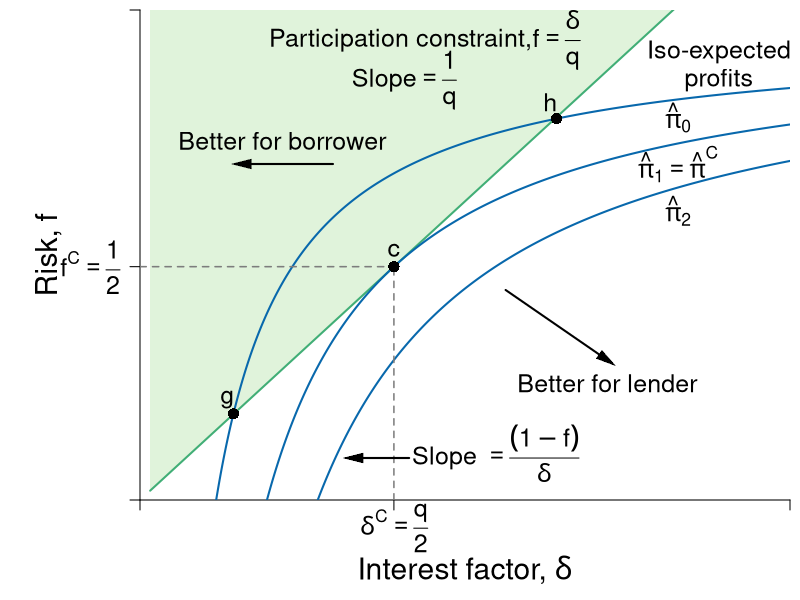

Recreate this plot in R.
#Graph Designer: Simon Halliday, Scott Cohn
#Authors: Bowles, Foley and Halliday
#Title: Coordination, Conflict and Competition: A Text in Microeconomics

library(shape)
pdf(file = "credit/contractual_risk.pdf", width = 8, height = 6)

#Set parameters for graphics
axislabelsize <- 1.8
labelsize <- 1.5
namesize <- 1.8
annotatesize <- 1.5
graphlinewidth <- 2
segmentlinewidth <- 1.5

COL <- c("#7fc97f", "#beaed4", "#fdc086", "#ffff99", "#386cb0", "#f0027f", "#bf5b17", "#666666")
COLA <- c("#e0f3db", "#99d8c9","#66c2a4","#41ae76", "#238b45", "#005824")
COLB <- c("#c6dbef", "#4eb3d3", "#2b8cbe", "#0868ac","#084081")
COLC <- c("#fcfbfd", "#efedf5", "#dadaeb", "#bcbddc", "#9e9ac8", "#807dba", "#6a51a3", "#54278f", "#3f007d")
grays <- gray.colors(25, start = 1, end = 0, alpha = 1)

#Edited the margins to cater for the larger LHS labels
par(mar =  c(5, 7, 0.5, 0.5))

PCFn <- function(delta, q = 0.5) {
  delta/q
}

isoreturnFn <- function(delta, pi=0.125) {
  1 - (pi)/delta
}

xlims <- c(0, 0.64)
ylims <- c(0, 1.05)

npts <- 501 
x <- seq(xlims[1], xlims[2], length.out = npts)
y <- seq(ylims[1], ylims[2], length.out = npts) 
a <- c(2, 4, 6)

plot(0, 0, xlim = xlims, ylim = ylims, type = "n",
     xlab = expression(paste("")),
     ylab = expression(paste("")), 
     xaxt = "n", 
     yaxt = "n", 
     cex.lab = axislabelsize, 
     bty = "n", 
     xaxs = "i", 
     yaxs = "i"
)


ticksy <- c(ylims[1], isoreturnFn(delta= 0.25), ylims[2])
ylabels <- c(NA, expression(paste(f^C, phantom()==frac(1,2))), NA)
ticksx <- c(xlims[1], 0.25, xlims[2])
xlabels <- c(NA, NA, NA)
text(0.25, -0.06, expression(paste(delta^C, phantom()==frac(q, 2))), xpd = TRUE, cex = labelsize) 


axis(1, at = ticksx, pos = 0, labels = xlabels, cex.axis = labelsize)
axis(2, at = ticksy, pos = 0, labels = ylabels, las = 1, cex.axis = labelsize)

npts <- 500 
xx1 <- seq(0.01, xlims[2], length.out = npts)
xx2 <- seq(0, xlims[2], length.out = npts)
xx3 <- seq(1.5, 2.5, length.out = npts)
xx4 <- seq(3, 5, length.out = npts)
xx5 <- seq(7, 9, length.out = npts)



#Draw the polygon for feasibility
xpoly1 <- c(0.01, xx1, 0.01, 0.01)
ypoly1 <- c(0.01, PCFn(xx1), ylims[2], 0.01)
polygon(x = xpoly1, y = ypoly1, col = COLA[1], density = NULL, border = NA)


#Draw the graphs
lines(xx1, PCFn(xx1), col = COLA[4], lwd = graphlinewidth)
lines(xx1, isoreturnFn(xx1), col = COLB[4], lwd = graphlinewidth)
lines(xx1, isoreturnFn(xx1, pi = 0.075), col = COLB[4], lwd = graphlinewidth)
lines(xx1, isoreturnFn(xx1, pi = 0.175), col = COLB[4], lwd = graphlinewidth)


#Label the feasible frontier
#text(0.14, 0.82, expression("Lower interest factor"), cex = labelsize)
text(0.14, 0.77,  expression("Better for borrower"), cex = labelsize)
Arrows(0.19, 0.72, 0.1, 0.72, col = "black", lty = 1, lwd = 2, arr.type = "triangle", arr.lwd = 0.5)

#text(0.14, 0.82, expression("Feasible combinations"), cex = labelsize)
#text(0.14, 0.77,  expression("of risk and interest"), cex = labelsize)
# text(3.2, 0.5, expression("(production possibilities frontier)"), cex = labelsize)
# Arrows(4.35, 0.95, 8.1, 0.95, col = "black", lty = 1, lwd = 2, arr.type = "triangle", arr.lwd = 0.5)

#Axis labels
#mtext(expression(paste("Interest factor, ", delta)), side = 1, line = 2.5, cex = axislabelsize)
text(-0.09, 0.5*(ylims[2]), expression(paste("Risk, ", f)), xpd = TRUE, cex = axislabelsize, srt = 90) 
text(0.5*(xlims[2]), -0.15, expression(paste("Interest factor, ", delta)), xpd = TRUE, cex = axislabelsize) 


# Arrows(0.38, 0.18, 0.58, 0.09, col = "black", lty = 1, lwd = 2, arr.type = "triangle", arr.lwd = 0.5)
# text(0.48, 0.3, expression(paste('More profits')), cex = labelsize, xpd = TRUE)
# text(0.48, 0.23, expression(paste('better for principal')), cex = labelsize, xpd = TRUE)

Arrows(0.36, 0.45, 0.46, 0.3, col = "black", lty = 1, lwd = 2, arr.type = "triangle", arr.lwd = 0.5)
#text(0.48, 0.3, expression(paste('More profits')), cex = labelsize, xpd = TRUE)
text(0.46, 0.25, expression(paste('Better for lender')), cex = labelsize, xpd = TRUE)


#Label participation constraint
text(0.26, 0.985, expression(paste("Participation constraint, ")), cex = labelsize)
text(0.41, 0.985, expression(paste(f == frac(delta, q))), cex = labelsize, xpd = TRUE)
text(0.26, 0.9, expression(paste("Slope" == frac(1, q))), cex = labelsize)

#Label Iso-profit
text(0.57, 0.96, expression(paste("Iso-expected")), cex = labelsize, xpd = TRUE)
text(0.57, 0.9, expression(paste("profits")), cex = labelsize, xpd = TRUE)
text(0.53, 0.82, expression(paste(hat(pi)[0])), cex = labelsize)
text(0.53, 0.72, expression(paste(hat(pi)[1] == hat(pi)^C)), cex = labelsize)
text(0.53, 0.62, expression(paste(hat(pi)[2])), cex = labelsize)

segments(0, isoreturnFn(0.25), 0.25, isoreturnFn(0.25), lty = 2, col = grays[20] , lwd = segmentlinewidth)
segments(0.25, 0, 0.25, isoreturnFn(0.25), lty = 2, col = grays[20] , lwd = segmentlinewidth)
text(0.25, isoreturnFn(0.25) + 0.035, expression(paste(c)), cex = labelsize)
points(0.25, isoreturnFn(0.25), pch = 16, col = "black", cex = 1.5)

points(0.092, isoreturnFn(0.092, 0.075), pch = 16, col = "black", cex = 1.5)
text(0.092 - 0.006, isoreturnFn(0.092, 0.075) + 0.03, expression(paste(g)), cex = labelsize)

points(0.41, isoreturnFn(0.41, 0.075), pch = 16, col = "black", cex = 1.5)
text(0.41 - 0.006, isoreturnFn(0.41, 0.075) + 0.035, expression(paste(h)), cex = labelsize)

# slope of indiff
text(0.35, 0.1, expression(paste("Slope ", phantom() == frac((1 - f),delta ))), cex = labelsize, xpd = TRUE)
Arrows(0.265, 0.09, 0.21, 0.09, col = "black", lty = 1, lwd = 2, arr.type = "triangle", arr.lwd = 0.5)

dev.off()
